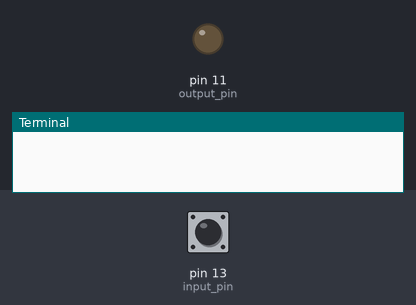
Simulated run of this program. Board: Raspberry Pi (header pin numbers). On the bench: output pins drawn as LEDs (lit = HIGH), the last lines printed to the terminal. The test bench sets the inputs (shaded band); at power-on: pin 13 (input_pin) LOW.

Above: at 1.2 s.
1.3 s: pin 13 (input_pin) pulled HIGH for 0.15 s
At 2.4 s:
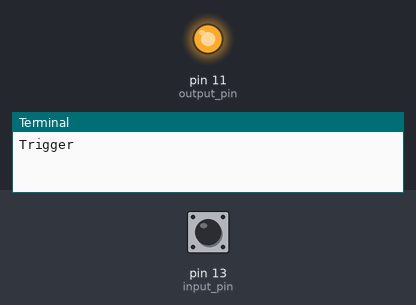
2.9 s: pin 13 (input_pin) pulled HIGH for 1 s
At 3.7 s:
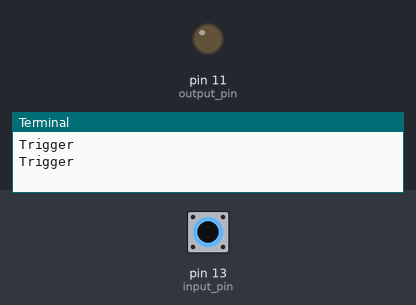
5.4 s: pin 13 (input_pin) pulled HIGH for 3.2 s
At 6.8 s:
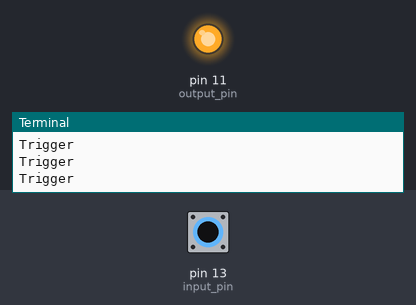
Timing chart, 0 to 8.4 s (numbered marks = the images above; inputs shaded):
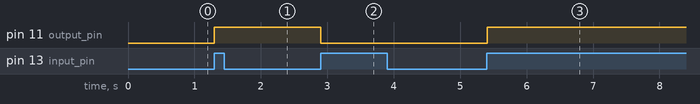

Measured:
- after the input at 1.3 s, pin 11 (output_pin): LOW → HIGH at once
- after the input at 2.9 s, pin 11 (output_pin): HIGH → LOW at once
- after the input at 5.4 s, pin 11 (output_pin): LOW → HIGH at once

The program:

pressLED.py
```python
import RPi.GPIO as GPIO
import time

def main():
    # to use Raspberry Pi board pin numbers
    GPIO.setmode(GPIO.BOARD)

    # set up GPIO output channel
    output_pin = 11
    GPIO.setup(output_pin, GPIO.OUT)

    state_led = False
    GPIO.output(output_pin, state_led)

    # set up GPIO input channel
    input_pin = 13
    GPIO.setup(input_pin, GPIO.IN, pull_up_down=GPIO.PUD_DOWN)

    GPIO.add_event_detect(input_pin, GPIO.RISING, bouncetime=200)

    while True:
        time.sleep(0.01)

        if GPIO.event_detected(input_pin):
            print('Trigger')
            state_led = not state_led
            GPIO.output(output_pin, state_led)

try:
    main()

finally:
    GPIO.cleanup()
```
